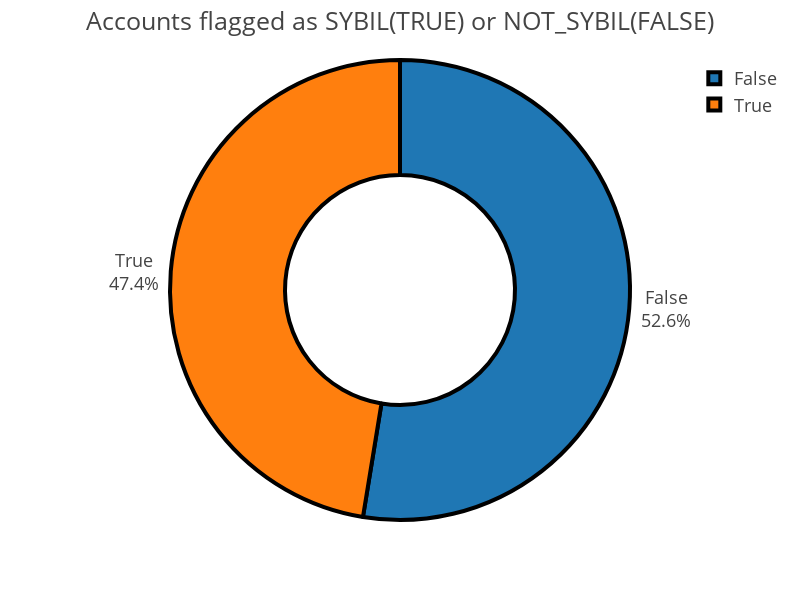

The notebook cell saved with this chart:
### Code cell
pie = px.pie(data_frame=sybils,
            values ="Counts",
            names= "Class",
             #color="Class",
             template="presentation",
             width = 800,
             height=600,
             hole=0.5
            )
pie.update_traces(textposition="outside", textinfo="percent + label",
                 marker=dict(line=dict(color="#000000", width=4)),
                 rotation=0)
pie.update_layout(title="Accounts flagged as SYBIL(TRUE) or NOT_SYBIL(FALSE)")
pie.show()

### Figure 1 — Plotly figure (JSON) as saved in the notebook; plotly's stock layout.template omitted (floating-point values rounded to 4 significant figures)
{"data": [{"domain": {"x": [0, 1], "y": [0, 1]}, "hole": 0.5, "hovertemplate": "Class=%{label}<br>Counts=%{value}<extra></extra>", "labels": ["False", "True"], "legendgroup": "", "marker": {"line": {"color": "#000000", "width": 4}}, "name": "", "rotation": 0, "showlegend": true, "textinfo": "percent+label", "textposition": "outside", "type": "pie", "values": [398, 359]}], "layout": {"height": 600, "legend": {"tracegroupgap": 0}, "margin": {"t": 60}, "title": {"text": "Accounts flagged as SYBIL(TRUE) or NOT_SYBIL(FALSE)"}, "width": 800}}
